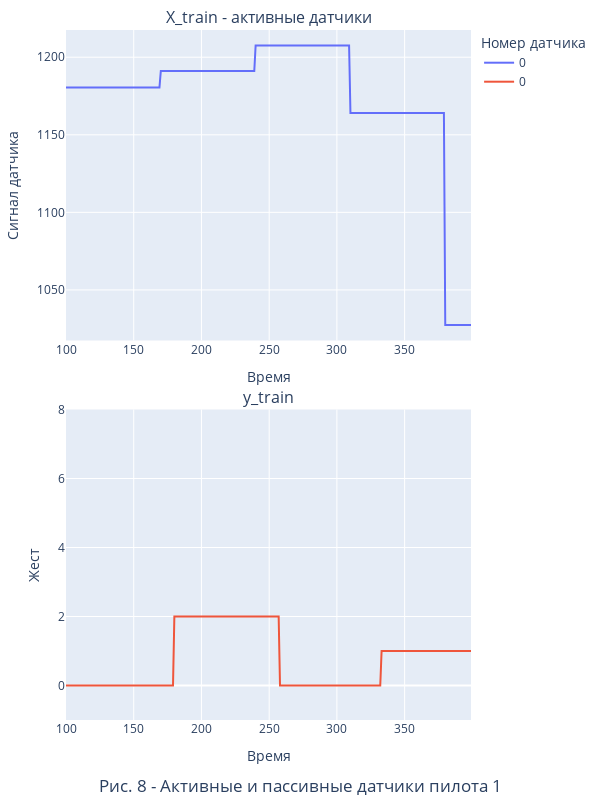

The notebook cell saved with this chart:
### Markdown cell above
Апроксимируем сигналы датчиков некоторой функцией, которая принимает среднее значение сигнала в течении заданного периода.

### Code cell
# Номер пилота
Pilot_id = 1
# начальный и конечный периоды времени
time_start = 100
time_end = 400
sensors = list([0, 
#2, 5, 8, 12, 15, 
#17, 19, 21, 24, 27, 29, 30, 33, 36, 38
])
# шаг апрокимации
aproximation_step = 70

plot_counter = 8

timesteps=[time_start, time_end]


df_1 = pd.DataFrame(
    data = X_train[Pilot_id], 
    index = [s for s in range(X_train[Pilot_id].shape[0])], 
    columns = [s for s in range(X_train[Pilot_id].shape[1])]
    ).iloc[timesteps[0]:timesteps[1],:][sensors]
#display(df_1)

# создаем пустой массив такой же размерности, как оригинальный
df_empty = pd.DataFrame(index = range(df_1.index[0], df_1.index[-1]+1), columns = df_1.columns)



for i in range(0,df_1.shape[0],aproximation_step):
    df_empty.iloc[i:i+aproximation_step,:] = df_1.iloc[i:i+aproximation_step,:].mean()

fig = make_subplots(rows=2, cols=1, 
                    subplot_titles=('X_train - активные датчики', 'y_train'), vertical_spacing = 0.1,
)

for i in df_empty.columns:
    # апроксимированный сигнал 
    fig.add_trace(go.Scatter(x=df_1.index, y=df_empty[i], name=str(df[i].name)), row=1, col=1)
    # исходный сигнал
    #fig.add_trace(go.Scatter(x=df_1.index, y=df_1[i], name=str(df[i].name)), row=1, col=1)

df_2 = pd.DataFrame(data = y_train[Pilot_id], index = [s for s in range(y_train[Pilot_id].shape[0])]).iloc[timesteps[0]:timesteps[1],:]

for i in df_2.columns: fig.add_trace(go.Scatter(x=df_2.index, y=df_2[i], name=str(df[i].name)), row=2, col=1)

fig.update_layout(title={'text':f'Рис. {plot_counter} - Активные и пассивные датчики пилота {Pilot_id}', 
'x':0.5, 'y':0.01}
)

fig.update_layout(width=600, height=800, legend_title_text ='Номер датчика',
                    xaxis_title_text  = 'Время',  yaxis_title_text = 'Сигнал датчика', #yaxis_range=[1500, 1700], 
                    xaxis2_title_text = 'Время', yaxis2_title_text = 'Жест', yaxis2_range= [-1 , 8],
                    margin=dict(l=40, r=60, t=30, b=80), 
                    showlegend=True # легенда загромождает картинку
)

fig.show()

### Figure 1 — Plotly figure (JSON) as saved in the notebook; plotly's stock layout.template omitted (floating-point values rounded to 4 significant figures; data arrays with more than 128 entries replaced by an {"elided": "..."} marker saying what was removed)
{"data": [{"name": "0", "type": "scatter", "x": {"elided": "300 int values"}, "xaxis": "x", "y": {"elided": "300 float values"}, "yaxis": "y"}, {"name": "0", "type": "scatter", "x": {"elided": "300 int values"}, "xaxis": "x2", "y": {"elided": "300 int values"}, "yaxis": "y2"}], "layout": {"annotations": [{"font": {"size": 16}, "showarrow": false, "text": "X_train - активные датчики", "x": 0.5, "xanchor": "center", "xref": "paper", "y": 1, "yanchor": "bottom", "yref": "paper"}, {"font": {"size": 16}, "showarrow": false, "text": "y_train", "x": 0.5, "xanchor": "center", "xref": "paper", "y": 0.45, "yanchor": "bottom", "yref": "paper"}], "height": 800, "legend": {"title": {"text": "Номер датчика"}}, "margin": {"b": 80, "l": 40, "r": 60, "t": 30}, "showlegend": true, "title": {"text": "Рис. 8 - Активные и пассивные датчики пилота 1", "x": 0.5, "y": 0.01}, "width": 600, "xaxis": {"anchor": "y", "domain": [0, 1], "title": {"text": "Время"}}, "xaxis2": {"anchor": "y2", "domain": [0, 1], "title": {"text": "Время"}}, "yaxis": {"anchor": "x", "domain": [0.55, 1], "title": {"text": "Сигнал датчика"}}, "yaxis2": {"anchor": "x2", "domain": [0, 0.45], "range": [-1, 8], "title": {"text": "Жест"}}}}
